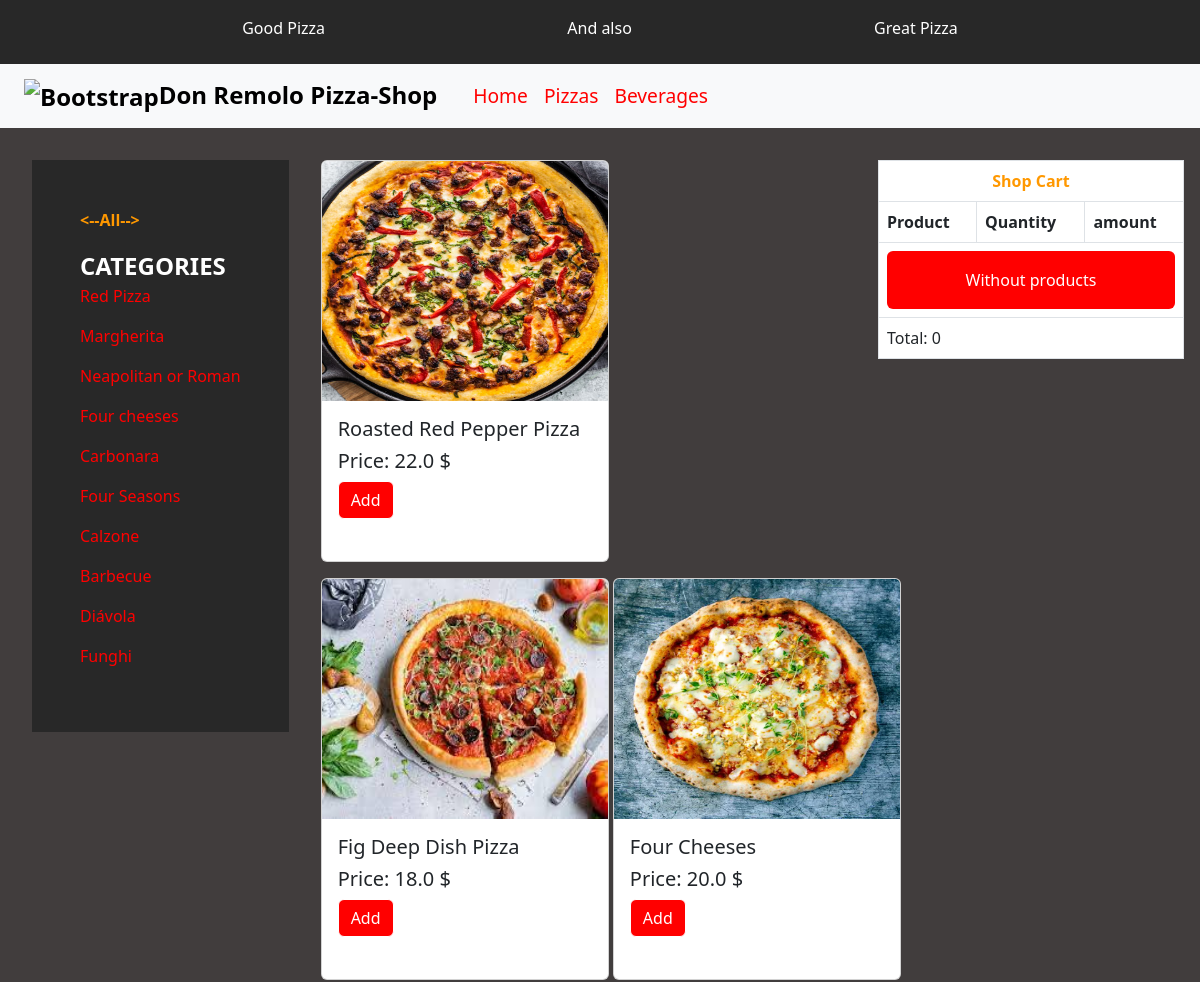
/pizzas/ (upper part), run on an earlier commit of the app's database.
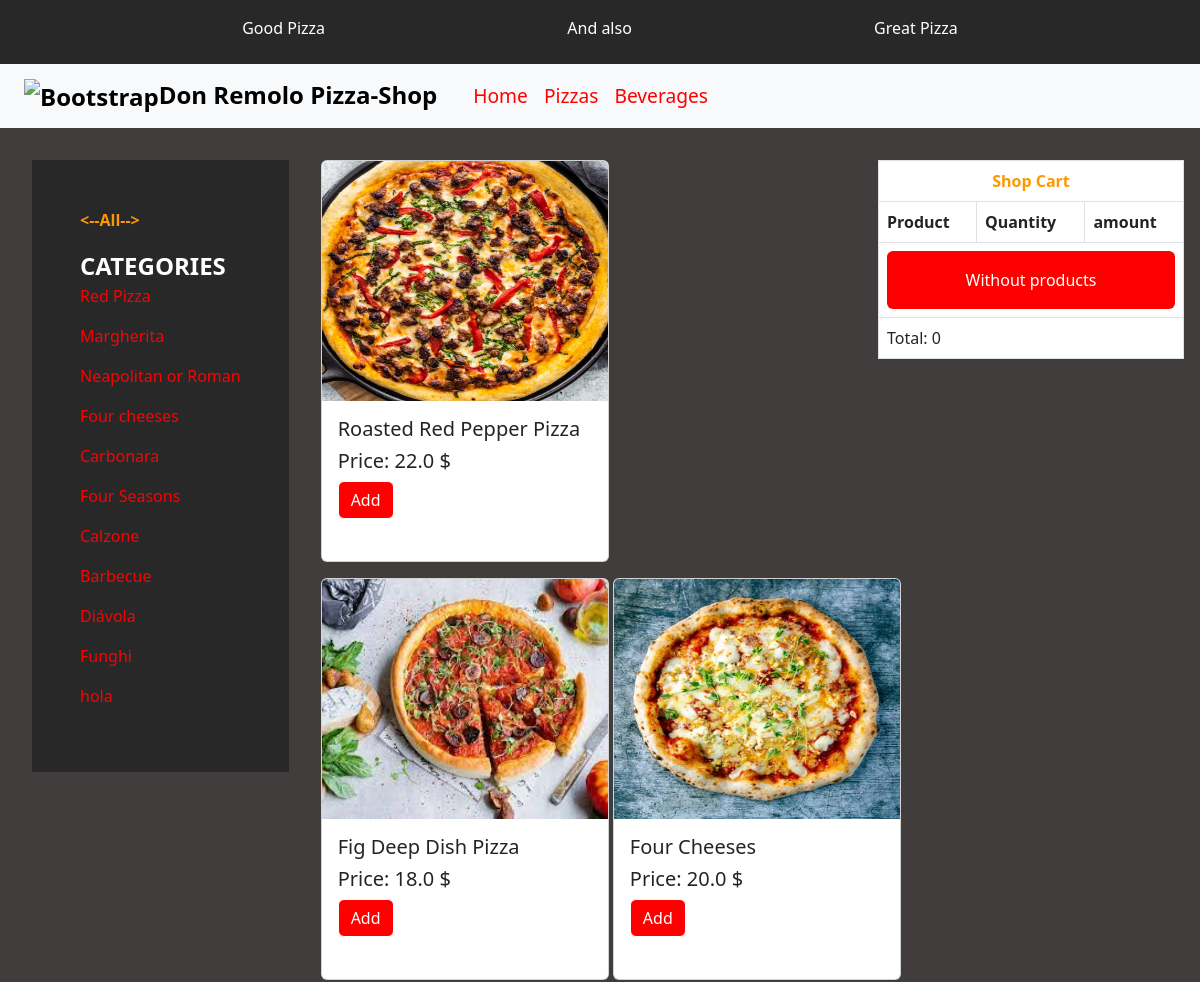
And on a later commit of the database.
### PizzaApp/models.py (models this page shows, shortened)
class Category(models.Model):
    categories = models.CharField(max_length=30)
    created = models.DateTimeField(auto_now_add=True)
    updated = models.DateTimeField(auto_now_add=True)
    class Meta:
        verbose_name = 'Category'
        verbose_name_plural = 'Categories'

class Pizza(models.Model):
    name = models.CharField(max_length=30)
    category = models.ManyToManyField(Category)
    price = models.FloatField()
    image = models.ImageField(upload_to='PizzaImages')
    created = models.DateTimeField(auto_now_add=True)
    updated = models.DateTimeField(auto_now_add=True)
    class Meta:
        verbose_name = 'Pizza'
        verbose_name_plural = 'Pizzas'

### PizzaApp/views.py (the view)
# urls.py: path('pizzas/',include('PizzaApp.urls')),
def pizzas(request):
    data = models.Pizza.objects.all()
    ctg = models.Category.objects.all()
    return render (request,'PizzasApp/pizzas.html',{'data':data,'ctg':ctg})

### Cart/context_processor.py (called while the page is built)
def import_total_cart(request):
    cart = Cart(request)
    total=0
    for key,value in request.session['cart'].items():
        total= total+(float(value['price'])*value['quantity'])
    return {'import_total_cart':total}

### PizzaApp/templates/PizzasApp/pizzas.html (shortened to what this page needs)
{% extends 'mainpage/fathertemplate.html' %}
{% load static %}
    {% block content %}
    <div class="fathet-container" style="margin-top: 1rem;" >
        <div style="float: right; margin: 1rem;" class="cart">
            {% include "cart/widget.html" %}
        </div>
        <section style="float: left; margin: 0% 1rem;">
            <div class="category-container">
                <p><a style="text-decoration: none;color: #ff9800;font-weight: 700" href="{% url 'beverages' %}"> <--All--> </a></p>
                <strong style="font-size: x-large;">CATEGORIES</strong>
                {% for ctg in ctg %}
                    <p><a class="pizza-types" href="{% url 'pizza_categories' ctg.id %}">{{ctg.categories}}</a></p>
                {% endfor %}
            </div>
        </section>
        <section style="margin:auto;align-items: center;" class="cards-container container-fluid"  >
        {% if data %}
        <div style="margin-bottom: 3rem;">
            {% for data in data %}
            <div style="display: inline-block; margin-top: 1rem;" >
                <div class="card" style="width: 18rem;">
                    <img style="height: 15rem;" src="{{data.image.url}}"  class="card-img-top" alt="...">
                    <div class="card-body" style="height: 10rem;">
                    <h5 class="card-title">{{data.name}} </h5>
                    <h5>Price: {{data.price}} $</h5>
                    <a href="{% url 'cart:add' data.name %}" class="btn btn-primary">Add</a>
                    </div>
                </div>
            </div>
            {% endfor %}
        </div>
        {% else %}
            <div class="notpizza" >
                <p style="margin: auto;">We are working in this</p>
            </div>
        {% endif %}
        </section>
    </div>
    {% endblock %}

What changed in the data, as far as the page shows it:
added Category: categories "hola"
